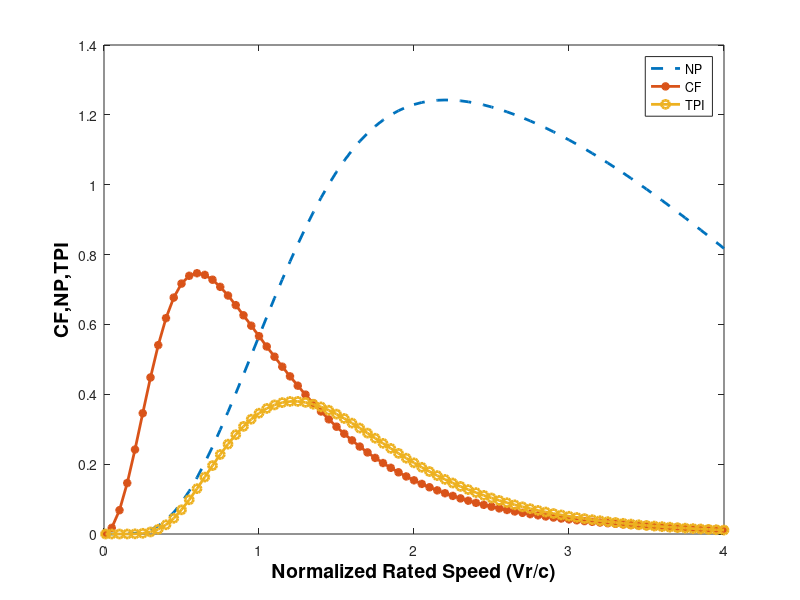

MATLAB code to generate this figure:
%%%%%%%%%%%%%%%%%%%%%%%%%%%%%%%%%%%%%%%%%%%%%%%%%%%%%%%%%%%%%%%%%%%%%%%%%%%
% This program computes PN,CF and TPI for a fixed value of k and c.
% The turbine parameters need to be provided as inputs
% $Author: Dr. Rajat Kanti Samal$ $Date: 21-Apr-2020 $    $Version: 1.0 $
% $Veer Surendra Sai University of Technology, Burla, Odisha, India$

clc;
clear;

%% Turbine data
turData=[1500 3 9 25 80];
power=turData(1);Vcutin=turData(2);Vrated=turData(3);Vfurling=turData(4);hubHeight=turData(5);

p=Vcutin/Vrated;%4/13;%0.275;%Vrated/Vcutin; typical values for indian site
q=Vfurling/Vrated;%1.85;%Vfurling/Vrated


%% Select k,c corresponding to hub height
kOrig=2.00; cOrig=6.72;
%[kExt, cExt]= wraotKCextfn(kOrig,cOrig,hubHeight);
kExt=kOrig; cExt=cOrig;
k=kExt; 
c=cExt;%6.81;

%% Compute TPI
VrBYc=0.0:0.05:4.0;
VrBYc(1)=0.01;
size1=1;
size2=size(VrBYc,2);

%% Calculation of capacity factor and normalized power
CF=zeros(size1,size2);
NP=zeros(size1,size2);

for i=1:size1
    for j=1:size2
        term1=(p^3)*exp(-((p*VrBYc(j))^k(i)));        
        term2=(3*gamma(3/k(i)))/(k(i)*VrBYc(j)^3);
        term3=gammainc(VrBYc(j)^k(i),3/k(i))-gammainc((p*VrBYc(j))^k(i),3/k(i));
        term4=exp(-((q*VrBYc(j))^k(i)));
        CF(i,j)=term1+term2*term3-term4;
        NP(i,j)=CF(i,j)*(VrBYc(j)^3);        
    end
end
CF;
NP;

 
%% Calculation of NPmax and CFmax
NPmax=zeros(size1,1);
CFmax=zeros(size1,1);
NPCFmax=zeros(size1,1);
indexNPmax=zeros(size1,1);
indexCFmax=zeros(size1,1);
for i=1:size1
    [NPmax(i),indexNPmax(i)]=max(NP(i,1:size2));
    [CFmax(i),indexCFmax(i)]=max(CF(i,1:size2));
    NPCFmax(i)=NPmax(i)*CFmax(i);
end
indexNPmax;
indexCFmax;
NPmax;
CFmax;

%% Calculation of TPI
TPI=zeros(size1,size2);
for i=1:size1
    for j=1:size2
        TPI(i,j)=(NP(i,j)*CF(i,j))/(NPmax(i)*CFmax(i));
    end
end
TPI;


%% Calculation of TPImax
TPImax=zeros(size1,1);
indexTPImax=zeros(size1,1);
for i=1:size1
    [TPImax(i),indexTPImax(i)]=max(TPI(i,1:size2));    
end
TPImax;
indexTPImax;

VrBYcTur=Vrated/c;
for i=2:size2
    if VrBYcTur>VrBYc(i-1) && VrBYcTur<=VrBYc(i)
       VrBYcTurIndex=i;
       NPtur=NP(VrBYcTurIndex);
       CFtur=CF(VrBYcTurIndex);
       TPItur=TPI(VrBYcTurIndex);
    end
end
NPbyNPmax=(NPtur/NPmax)*100;

disp('No    k          c      p            q           PNmax        CFmax      TPImax')
fprintf('%d     %4.2f     %4.2f     %5.4f       %5.4f      %5.4f       %5.4f    %5.4f\n\n',1,k,c,p,q,NPmax,CFmax,TPImax)

disp('Vr/c      NP/NPmax      NP       CF         TPI')
fprintf('%5.4f   %5.4f   %5.4f    %5.4f       %5.4f\n',VrBYcTur,NPbyNPmax,NPtur,CFtur,TPItur)

pncftpi=[k,c,p,q,NPmax,CFmax,TPImax,VrBYcTur,NPbyNPmax,NPtur,CFtur,TPItur];


%% Plot TPI
% plotTPI(size2,VrBYc,NP,CF,TPI);
%Plot normalized power
plot(VrBYc,NP(1,1:size2),'--','LineWidth',2)
hold all;
%Plot capacity factor
plot(VrBYc,CF(1,1:size2),'-*','LineWidth',2)
%Plot TPI in the same plot
plot(VrBYc,TPI(1,1:size2),'-o','LineWidth',2)

% title('Turbine Performance Curve','fontsize',14,'fontweight','b','color','k')
legend('NP','CF','TPI')
xlabel('Normalized Rated Speed (Vr/c)','fontsize',14,'fontweight','b','color','k')
ylabel('CF,NP,TPI','fontsize',14,'fontweight','b','color','k')




